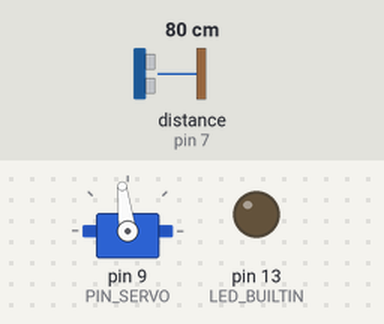
The sketch below on a simulated Arduino Uno, built with avr-gcc and run on an emulated ATmega328P. Parts: servo, output pins drawn as LEDs (lit = HIGH). Wiring (inferred from the names in the program): ultrasonic range finder: trigger pin 6; echo pin 7. Inputs (shaded band) come from the test bench; at power-on: distance to the obstacle (sensor on pin 7) 80 cm. The echo pulse lasts 58.3 µs per cm; pins used as bus, display or sensor lines are not drawn; what the sketch prints to the serial monitor is not drawn.

Above: at 1.2 s.
1.3 s: distance to the obstacle (sensor on pin 7) set to 2 cm
4.3 s: distance to the obstacle (sensor on pin 7) set to 35 cm
At 4.5 s:
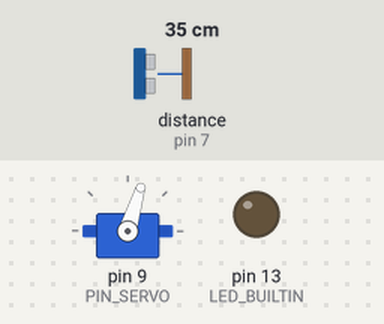
7.3 s: distance to the obstacle (sensor on pin 7) set to 5 cm
10.3 s: distance to the obstacle (sensor on pin 7) set to 9 cm
At 10.52 s:
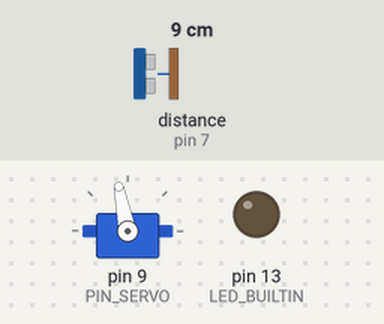
Timing chart, 0 to 13.1 s (numbered marks = the images above; inputs shaded):
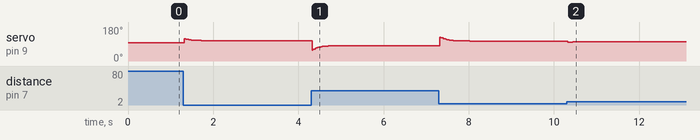

The sketch:

control_carrito_tp2.ino
```cpp
/* Control SISO: error [cm] -> C(z) -> variacion de pulso [us] -> servo.
 * G(s) servo-barra ya forma parte de H(s): NO cerrar otro lazo de angulo.
 * HC-SR04: TRIG 6, ECHO 7; servo 9. IMU omitida para reducir jitter.
 * MATLAB: "abcd" + [referencia_cm, distancia_cm, pulso_us], float32 LE.
 * LED latcheado: periodo excedido o trama omitida. Sin texto por Serial.
 * Control y disparos del sonar a 50 Hz (20 ms), con captura no bloqueante.


 */
#include <Arduino.h>
#include <Servo.h>

#include <math.h>
#include <stdint.h>
#include <string.h>

// TP2: mismo protocolo y adquisicion que control_carrito_matlab_v3.

// TP2: p = d - d0. REFERENCIA_CM es d0, no una posicion relativa.
const float REFERENCIA_CM = 15.612f;
constexpr float POSICION_MIN_CM = -15.0f, POSICION_MAX_CM = 21.0f;
// Consigna relativa al cero fisico. La telemetria conserva distancias absolutas.
// true: escalon automatico; false: referencia cero para aplicar un golpe.
constexpr bool ENSAYO_ESCALON = false;
constexpr uint32_t INSTANTE_ESCALON_MS = 5000UL;
constexpr float CONSIGNA_POSICION_CM = 10.0f; // 0.1 m = 10 cm.
float referenciaPosicion_cm = 0.0f;
uint32_t inicioEnsayo_ms;
// C(z) en forma directa: salida incremental [us], error [cm].
const float COEF_A1 = 0.886792453f;
const float COEF_A2 = 0.0f;
const float COEF_B0 = 15.4003772f;
const float COEF_B1 = -14.5032679f;
const float COEF_B2 = 0.0f;
constexpr float SIGNO_CONTROL = 1.0f;
// Discretizacion bilineal (Tustin) en MATLAB, con Ts = 0.02 s:
// Cz = c2d(C_total, 0.02, 'tustin'); [b,a] = tfdata(tf(Cz),'v');
// COEF_A1 = -a(2)/a(1); COEF_A2 = -a(3)/a(1);
// COEF_B0 = b(1)/a(1); COEF_B1 = b(2)/a(1); COEF_B2 = b(3)/a(1);
// Completar con cero los coeficientes ausentes si el orden es menor que dos.
// P inicial. Para PI o PD reemplazar estos cinco coeficientes por los de Tustin.
// Misma calibracion mecanica que v2: Servo.write(7 + 90), attach por defecto.
const int ANGULO_SERVO_CERO = 7;
const int PULSO_CENTRO = MIN_PULSE_WIDTH +
    (long)(ANGULO_SERVO_CERO + 90) * (MAX_PULSE_WIDTH - MIN_PULSE_WIDTH) / 180;
// Con MIN_PULSE_WIDTH=544 y MAX_PULSE_WIDTH=2400, el centro es 1544 us.
const int PULSO_MIN = 1100; // TP2: debajo de este valor la barra toca el piso.
const int PULSO_MAX = 2000;
const uint32_t TS_US = 20000UL;
const uint32_t SONAR_US = TS_US; // Un disparo cada 20 ms: 50 Hz.
// HC-SR04 recomienda >60 ms entre disparos; validar ecos a 20 ms en el montaje.
const uint32_t RESERVA_TX_US = 2500UL; // 16 bytes a 115200: ~1389 us.
const uint8_t PIN_TRIG = 6, PIN_ECHO = 7, PIN_SERVO = 9;
const float US_POR_CM = 58.574f; // Misma conversion que en v2.
const uint32_t TIMEOUT_ECO_US = 4000UL;
static_assert(TIMEOUT_ECO_US < SONAR_US,
              "El eco debe finalizar antes del siguiente disparo");
static_assert(sizeof(float) == 4, "La trama requiere float32");
static_assert(PULSO_MIN <= PULSO_CENTRO && PULSO_CENTRO <= PULSO_MAX,
              "El centro debe estar dentro de los limites");
static_assert(POSICION_MIN_CM < POSICION_MAX_CM &&
              CONSIGNA_POSICION_CM >= POSICION_MIN_CM &&
              CONSIGNA_POSICION_CM <= POSICION_MAX_CM, "Rango de posicion invalido");

static_assert(SIGNO_CONTROL == 1.0f || SIGNO_CONTROL == -1.0f,
              "El signo debe ser +1 o -1");

Servo servo;
uint32_t siguienteControl, siguienteSonar;
uint32_t periodosExcedidos = 0, tramasOmitidas = 0;
float distancia_cm = -1.0f;
bool distanciaValida = false;
float errorAnteriorControl = 0.0f, salidaAnteriorControl = 0.0f;
float errorDosAtrasControl = 0.0f, salidaDosAtrasControl = 0.0f;
int pulso = PULSO_CENTRO;

enum EstadoSonar { REPOSO, TRIGGER_ALTO, ESPERA_SUBIDA, ESPERA_BAJADA };
EstadoSonar estadoSonar = REPOSO;
uint32_t inicioPing, inicioEco;

bool vencido(uint32_t ahora, uint32_t instante) {
  // Comparacion modular: funciona tambien al desbordarse micros().
  return (int32_t)(ahora - instante) >= 0;
}

void reiniciarControlador() {
  errorAnteriorControl = 0.0f;
  errorDosAtrasControl = 0.0f;
  salidaAnteriorControl = 0.0f;
  salidaDosAtrasControl = 0.0f;
}

void finalizarEco(float medida) {
  const float posicion = medida - REFERENCIA_CM;
  // Los limites son relativos. No recortar lecturas invalidas a los extremos.
  // Este rango amplio no detecta ecos falsos dentro de el (ver ensayo TP2).
  distanciaValida = isfinite(medida) && medida > 0.0f &&
                   posicion >= POSICION_MIN_CM && posicion <= POSICION_MAX_CM;
  distancia_cm = distanciaValida ? medida : -1.0f;
  if (!distanciaValida) reiniciarControlador();
  estadoSonar = REPOSO;
}

void atenderSonar(uint32_t ahora) {
  // Se llama continuamente. Sin ping(), pulseIn(), delay() ni timers
  // adicionales que puedan entrar en conflicto con la libreria Servo.
  switch (estadoSonar) {
    case REPOSO:
      if (vencido(ahora, siguienteSonar)) {
        // Mantener la grilla temporal; omitir disparos atrasados sin rafagas.
        const uint32_t periodos = (ahora - siguienteSonar) / SONAR_US + 1;
        siguienteSonar += periodos * SONAR_US;
        inicioPing = ahora;
        digitalWrite(PIN_TRIG, HIGH);
        estadoSonar = TRIGGER_ALTO;
      }
      break;
    case TRIGGER_ALTO:
      if (ahora - inicioPing >= 10UL) {
        digitalWrite(PIN_TRIG, LOW);
        estadoSonar = ESPERA_SUBIDA;
      }
      break;
    case ESPERA_SUBIDA:
      if (ahora - inicioPing >= TIMEOUT_ECO_US) finalizarEco(-1.0f);
      else if (digitalRead(PIN_ECHO) == HIGH) {
        inicioEco = ahora;
        estadoSonar = ESPERA_BAJADA;
      }
      break;
    case ESPERA_BAJADA:
      if (ahora - inicioPing >= TIMEOUT_ECO_US) finalizarEco(-1.0f);
      else if (digitalRead(PIN_ECHO) == LOW)
        finalizarEco((ahora - inicioEco) / US_POR_CM);
      break;
  }
}

void actualizarControl() {
  // El escalon ocurre una sola vez, contado desde setup().
  // Mantener la consigna despues del escalon, incluso al desbordarse millis().
  if (ENSAYO_ESCALON && referenciaPosicion_cm == 0.0f &&
      (uint32_t)(millis() - inicioEnsayo_ms) >= INSTANTE_ESCALON_MS)
    referenciaPosicion_cm = CONSIGNA_POSICION_CM;
  if (!distanciaValida) {
    reiniciarControlador();
    pulso = PULSO_CENTRO;
  } else {
    // ZOH: distancia_cm cambia al terminar el eco de cada disparo a 50 Hz.
    const float posicion = distancia_cm - REFERENCIA_CM;
    const float error = referenciaPosicion_cm - posicion;
    const float salida = COEF_A1 * salidaAnteriorControl
                       + COEF_A2 * salidaDosAtrasControl
                       + COEF_B0 * error
                       + COEF_B1 * errorAnteriorControl
                       + COEF_B2 * errorDosAtrasControl;
    const float mando = PULSO_CENTRO + SIGNO_CONTROL * salida;
    const float mandoLimitado = constrain(mando, (float)PULSO_MIN,
                                                 (float)PULSO_MAX);
    pulso = (int)lroundf(mandoLimitado);
    errorDosAtrasControl = errorAnteriorControl;
    errorAnteriorControl = error;
    salidaDosAtrasControl = salidaAnteriorControl;
    // Realimentar la salida limitada, en coordenadas del controlador.
    // Sin saturacion conserva C(z); al saturar limita la memoria recursiva.
    // Es una proteccion simple, no un anti-windup universal para cualquier C(z).
    // No incluir el redondeo a us para evitar cuantizacion en la recurrencia.
    salidaAnteriorControl = SIGNO_CONTROL * (mandoLimitado - PULSO_CENTRO);
  }
  servo.writeMicroseconds(pulso);
}

void enviarRegistro(uint32_t limite) {
  if ((int32_t)(limite - micros()) < (int32_t)RESERVA_TX_US ||
      Serial.availableForWrite() < 16) {
    ++tramasOmitidas;
    digitalWrite(LED_BUILTIN, HIGH);
    return; // No bloquear esperando espacio ni mandar una trama parcial.
  }
  uint8_t trama[16] = {'a', 'b', 'c', 'd'};
  const float valores[3] = {REFERENCIA_CM + referenciaPosicion_cm,
                           distanciaValida ? distancia_cm : -1.0f,
                           (float)pulso};
  for (uint8_t i = 0; i < 3; ++i) {
    uint32_t bits;
    memcpy(&bits, &valores[i], sizeof(bits));
    for (uint8_t j = 0; j < 4; ++j)
      trama[4 + 4 * i + j] = (uint8_t)(bits >> (8 * j));
  }
  Serial.write(trama, sizeof(trama)); // UART en segundo plano, sin flush().
}

void setup() {
  pinMode(LED_BUILTIN, OUTPUT);
  digitalWrite(LED_BUILTIN, LOW);
  pinMode(PIN_TRIG, OUTPUT);
  digitalWrite(PIN_TRIG, LOW);
  pinMode(PIN_ECHO, INPUT);
  Serial.begin(115200);
  servo.writeMicroseconds(PULSO_CENTRO);
  servo.attach(PIN_SERVO);
  const uint32_t ahora = micros();
  siguienteControl = ahora + TS_US;
  siguienteSonar = ahora; // Primer eco antes del primer control.
  inicioEnsayo_ms = millis();
}

void loop() {
  uint32_t ahora = micros();
  if (vencido(ahora, siguienteControl)) {
    siguienteControl += TS_US;
    if (vencido(ahora, siguienteControl)) {
      // Contar plazos perdidos y descartar ejecuciones atrasadas.
      const uint32_t perdidos = (ahora - siguienteControl) / TS_US + 1;
      periodosExcedidos += perdidos;
      siguienteControl += perdidos * TS_US;
      digitalWrite(LED_BUILTIN, HIGH);
      reiniciarControlador();
    }
    actualizarControl();
    enviarRegistro(siguienteControl);
    ahora = micros();
    if (vencido(ahora, siguienteControl)) {
      const uint32_t perdidos = (ahora - siguienteControl) / TS_US + 1;
      periodosExcedidos += perdidos;
      siguienteControl += perdidos * TS_US;
      digitalWrite(LED_BUILTIN, HIGH);
      reiniciarControlador();
    }
  }
  // El control/TX se atiende antes de disparar el sonar. El eco se captura
  // en las vueltas libres del loop; la UART no detiene esta captura.
  atenderSonar(micros());
}
```

Measured:
- after the input at 10.3 s, servo on pin 9 (PIN_SERVO): 105° → 100° at once, → 101° 0.12 s later, → 102° 0.16 s later
